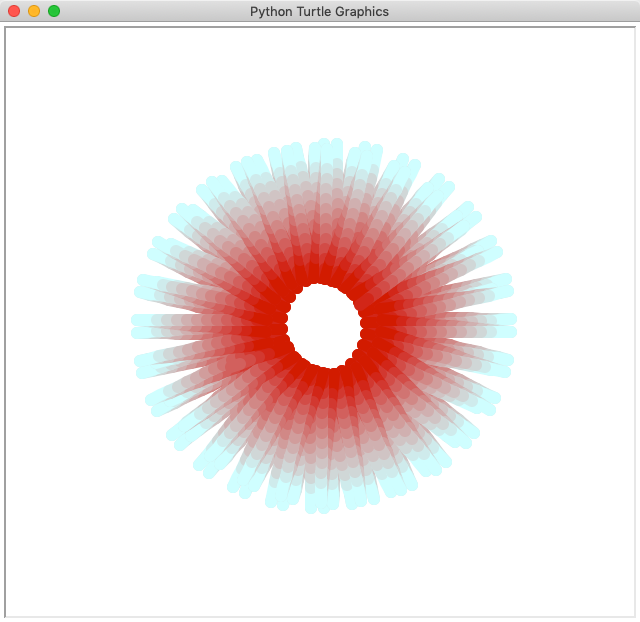

Reproduce this figure in Python.
import turtle

SPEED_SETTING = 25

t = turtle.Turtle()
t.speed(SPEED_SETTING)
t.hideturtle()
t.speed("fastest")

t2 = turtle.Turtle()
t2.speed(SPEED_SETTING)
t2.hideturtle()
t2.speed("fastest")


# Initial Color Settings
r = 0.8
x = 0
tup = (r, x, x)
t.pensize(12)
t.pencolor(tup)
t2.pensize(12)
t2.pencolor(tup)

# misc vars
count = 0
starSize = 12

# Position Turtles
spread = starSize * 4.3
t.penup()
t.lt(90)
t.fd(spread)
t.pendown()
t2.penup()
t2.rt(90)
t2.fd(spread)
t2.pendown()


def drawToWhite(self):
	count = 0
	x = 0
	tup = (r, x, x)
	while count <= starSize:
		self.fd(10)
		x += (1 / starSize)
		self.pencolor(tup)
		tup = (r, x, x)

		count += 1


def drawToRed(self):
	count = starSize
	x = 1
	tup = (r, x, x)
	while count >= 0:
		self.fd(10)
		x -= (1 / starSize)
		self.pencolor(tup)
		tup = (r, x, x)

		count -= 1


while True:
	drawToWhite(t)
	drawToWhite(t2)
	t.rt(175)
	t2.rt(175)
	drawToRed(t)
	drawToRed(t2)
	adjustAngle = 13
	t.lt(175 - adjustAngle)
	t2.lt(175 - adjustAngle)
